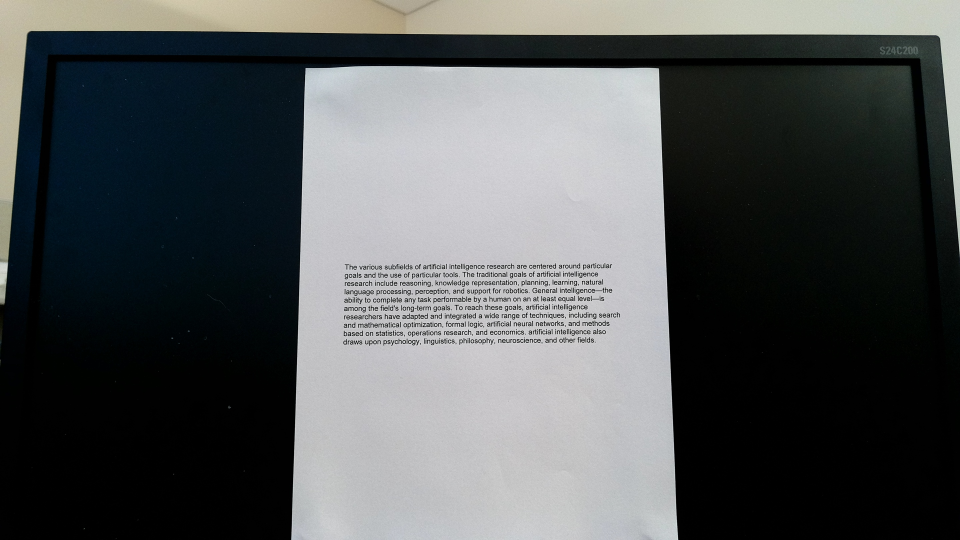
#> input picture photo_1733258771.jpg, 2880 x 1620 px (shown at 1/3 size)
$ python -i ocr3.py   (imports and definitions only)   (older library calls are emulated)
#> lines starting #> are read from the running program, lines starting #| are printed output that depends on the picture
#> further down, picture is the input picture: shape (1620, 2880, 3); mean B, G, R 86.7, 86.1, 83
"""OCR module with Tesseract."""

# Third party modules
import cv2
from PIL import Image
import tesserocr

from transform import four_point_transform
import cv2
import numpy as np
import imutils
import argparse
from skimage.filters import threshold_local
import math

# Local modules
from Video_stream_sub import VideoStreamSubscriber

import numpy as np

def thresholding(img):
    dilated_img = cv2.dilate(img, np.ones((5,5), np.uint8))
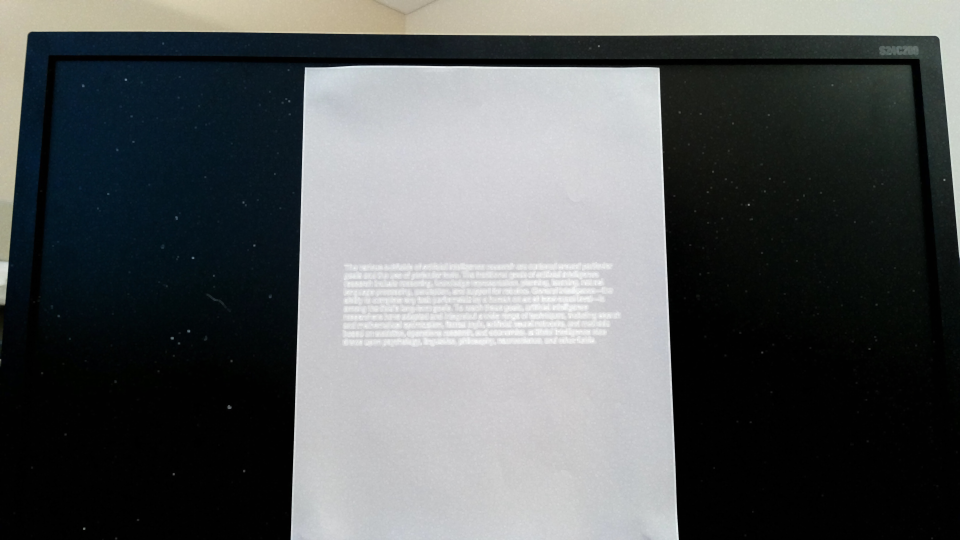
#> dilated_img: shape (1620, 2880, 3) (shown at 1/3 size); mean B, G, R 93.6, 93, 89.8
    bg_img = cv2.medianBlur(dilated_img, 21)
    diff_img = 255 - cv2.absdiff(img, bg_img)
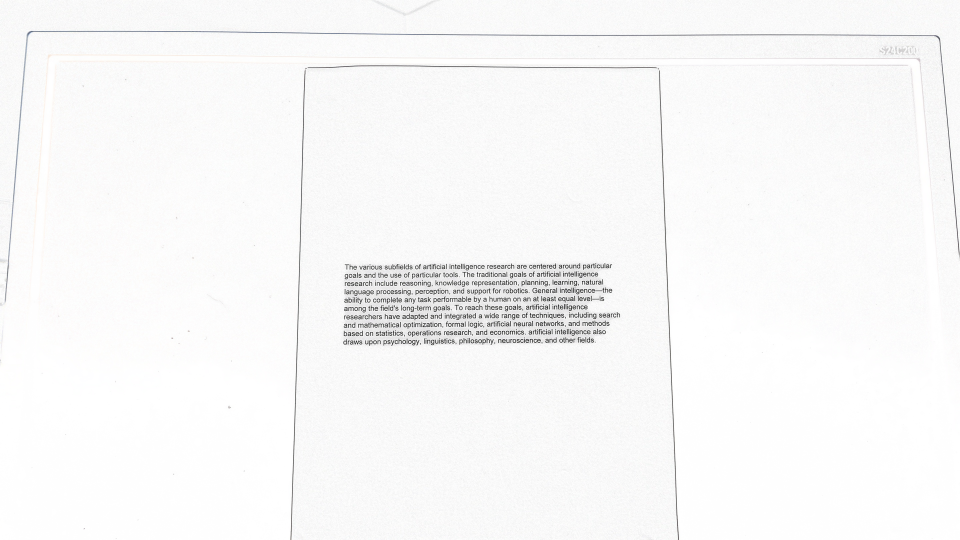
#> diff_img: shape (1620, 2880, 3) (shown at 1/3 size); mean B, G, R 248.2, 248.2, 248.3
    norm_img = diff_img.copy()  # Needed for 3.x compatibility
    cv2.normalize(diff_img, norm_img, alpha=0, beta=255, norm_type=cv2.NORM_MINMAX, dtype=cv2.CV_8UC1)
    _, thr_img = cv2.threshold(norm_img, 230, 0, cv2.THRESH_TRUNC)
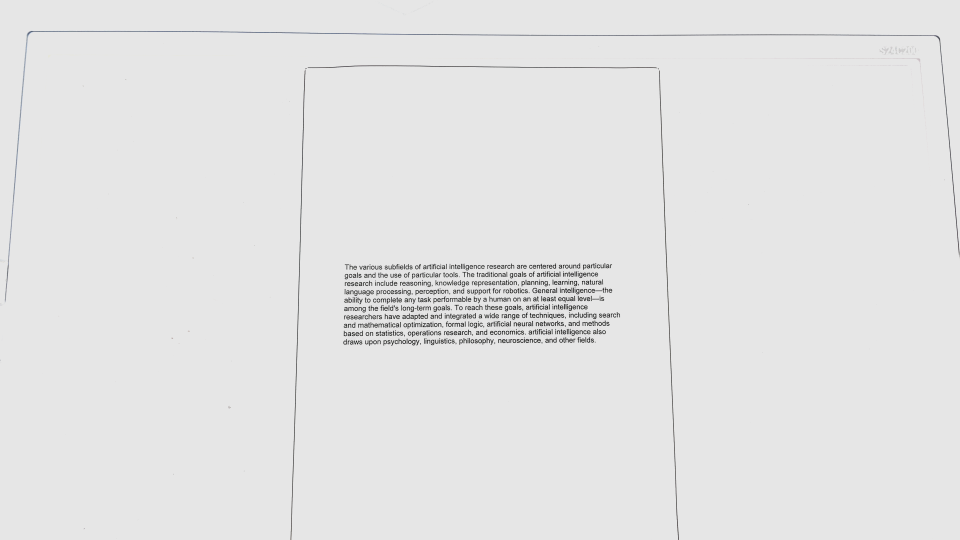
#> thr_img: shape (1620, 2880, 3) (shown at 1/3 size); mean B, G, R 227.8, 227.7, 227.7
    cv2.normalize(thr_img, thr_img, alpha=0, beta=255, norm_type=cv2.NORM_MINMAX, dtype=cv2.CV_8UC1)
    return thr_img

# [135 lines left out: functions angle, document_scanner, SetCVImage, not called in this run]

# [27 lines not run here, left out]

>>> import cv2
>>> picture = cv2.imread('../photo_1733258771.jpg')
>>> result = thresholding(picture)

$ run again, on photo_1733258813.jpg
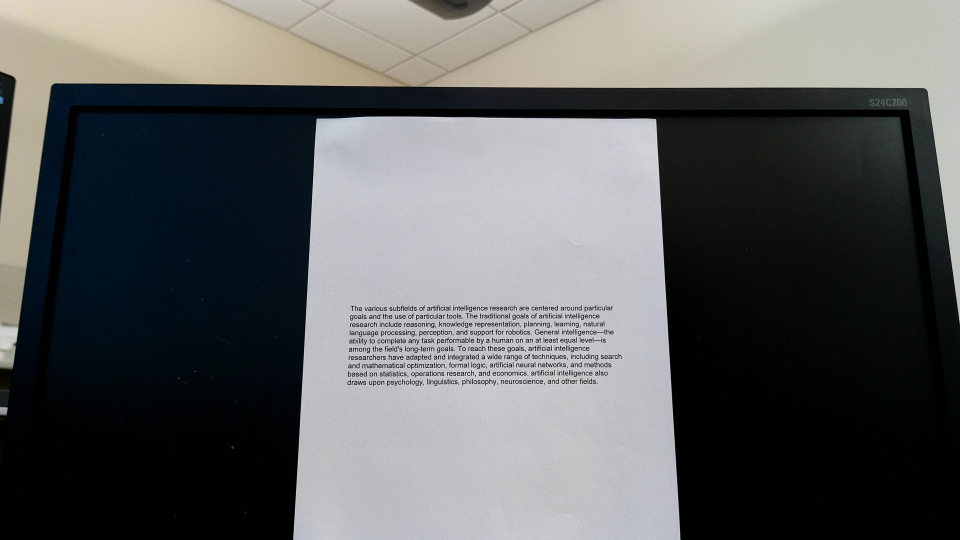
#> input picture photo_1733258813.jpg, 2880 x 1620 px (shown at 1/3 size)
#> picture is the input picture: shape (1620, 2880, 3); mean B, G, R 96.1, 96.1, 94.5
#> in thresholding, `diff_img = 255 - cv2.absdiff(img, bg_img)`:
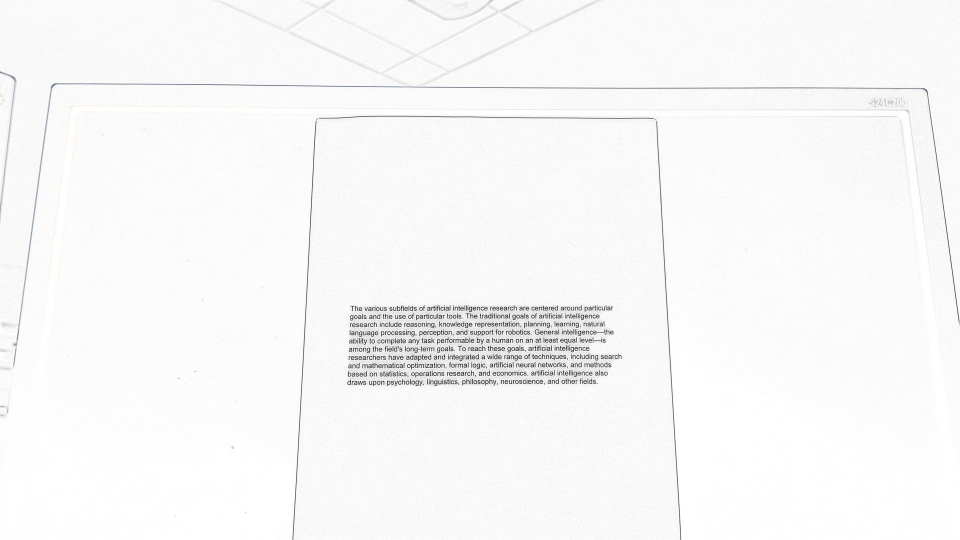
#> diff_img: shape (1620, 2880, 3) (shown at 1/3 size); mean B, G, R 247.8, 247.8, 247.9
#> in thresholding, `_, thr_img = cv2.threshold(norm_img, 230, 0, cv2.THRESH_TRUNC)`:
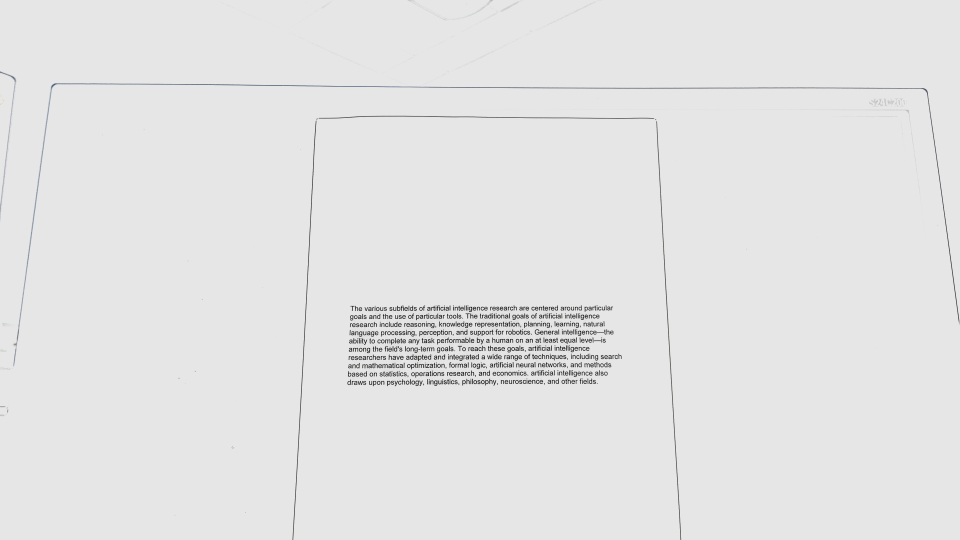
#> thr_img: shape (1620, 2880, 3) (shown at 1/3 size); mean B, G, R 227.7, 227.7, 227.7

$ run again, on photo_1733258870.jpg
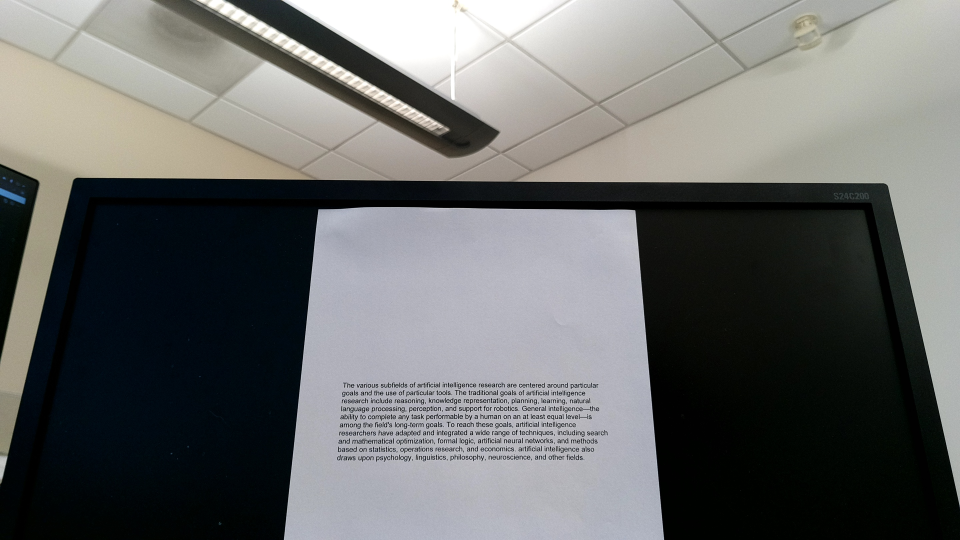
#> input picture photo_1733258870.jpg, 2880 x 1620 px (shown at 1/3 size)
#> picture is the input picture: shape (1620, 2880, 3); mean B, G, R 106.1, 107.1, 105.9
#> in thresholding, `diff_img = 255 - cv2.absdiff(img, bg_img)`:
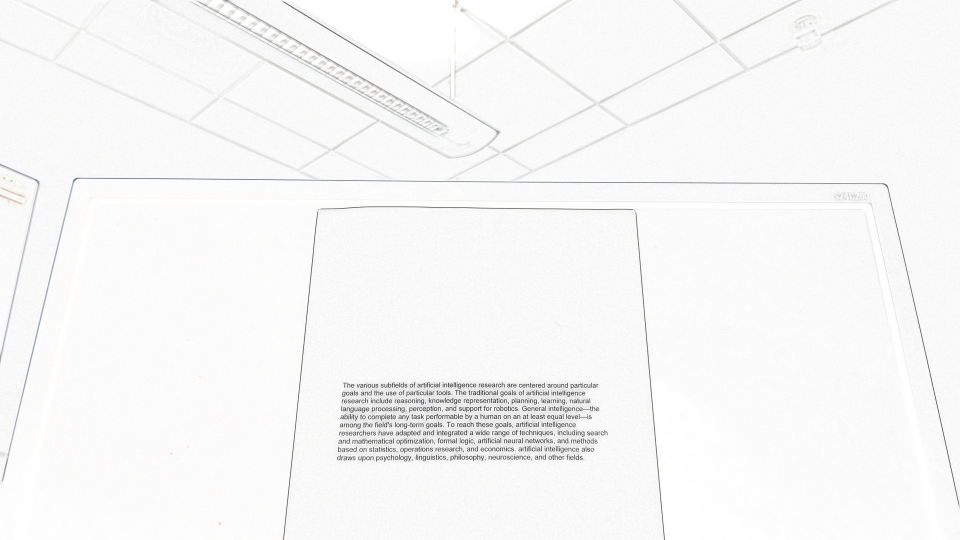
#> diff_img: shape (1620, 2880, 3) (shown at 1/3 size); mean B, G, R 247.4, 247.4, 247.5
#> in thresholding, `_, thr_img = cv2.threshold(norm_img, 230, 0, cv2.THRESH_TRUNC)`:
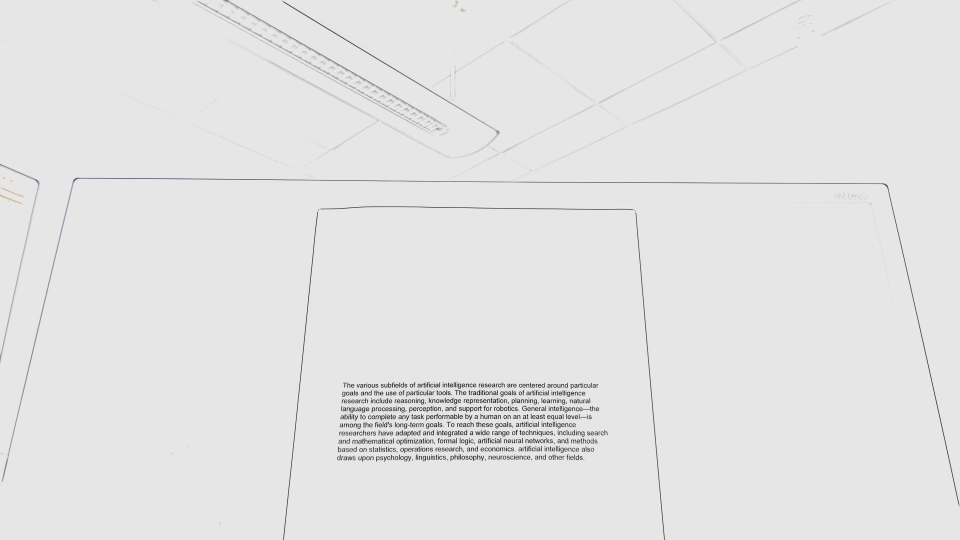
#> thr_img: shape (1620, 2880, 3) (shown at 1/3 size); mean B, G, R 227.6, 227.6, 227.6
